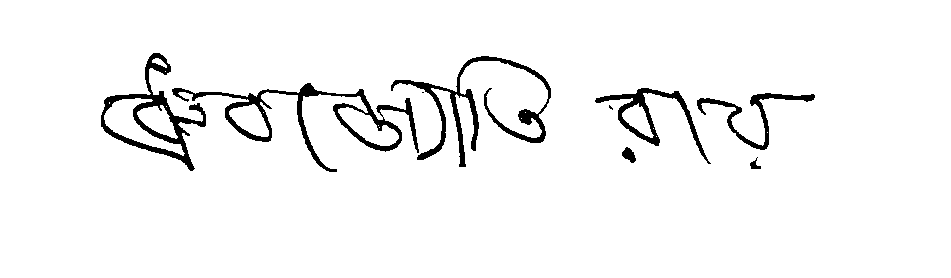
#> input picture versign-core/src/DeepLearning/jpg_to_mnist/temp/1/B-S-1-F-07.tif, 951 x 278 px
$ python -i FeatureExtractor.py   (imports and definitions only)   (Python 2 division)
#> lines starting #> are read from the running program, lines starting #| are printed output that depends on the picture; after the words box and inside, x2 and y2 are one past the last pixel; in counts of white or black regions, pixels touching at a corner belong together
#> further down, picture is the input picture: PIL image 951x278 L; 95.9% white; 9 black regions (2 under 20 px), largest, box (x1, y1, x2, y2) and area: (172, 83, 419, 172) 3067, (391, 56, 551, 167) 2659, (101, 53, 206, 171) 2409
from math import atan

from PIL import Image, ImageDraw


class FeatureExtractor:
    def __init__(self):
        self.features = {}

    def __getCentroid(self, image, bounds):
        """
        For the section of image inside the given boundaries, this method calculates and
        returns the centroid, number of black pixels, and normalized sum of inclination
        angles.

        :param image: PIL image from which features are to be extracted
        :param bounds: coordinates (left, right, top, bottom) from which to extract features
        :return: (centroid, black-pixels, inclination-sum)
        """
        XX, YY = 0, 0
        blacks = 0
        angles = 0
        transitions = 0

        prev = image.getpixel((bounds[0], bounds[2]))
        for x in range(bounds[0], bounds[1]):
            for y in range(bounds[2], bounds[3]):
                curr = image.getpixel((x, y))
                if curr == 255 and prev == 0:
                    transitions += 1
                prev = curr

                if image.getpixel((x, y)) == 0:
                    XX += x
                    YY += y

                    blacks += 1

                    # Summation of angles
                    dx = (float)(x - bounds[0])
                    dy = (float)(bounds[3] - y)
                    if dx != 0:
                        angles += atan(dy / dx)

        if blacks != 0:
            XX /= blacks
            YY /= blacks
            angles /= blacks

        else:
            XX = (bounds[0] + bounds[1]) / 2
            YY = (bounds[2] + bounds[3]) / 3

        return (XX, YY), blacks, angles, transitions

    def __boundingBox(self, image):
        left, right, top, bottom = image.size[0], 0, image.size[1], 0
#> left = 951; right = 0; top = 278; bottom = 0

        # Calculate bounds
        for x in range(0, image.size[0]):
            for y in range(0, image.size[1]):
                p = image.getpixel((x, y))

                if p < 128:
                    if x < left:
                        left = x

                    if x > right:
                        right = x

                    if y < top:
                        top = y

                    if y > bottom:
                        bottom = y
#> after the loop, bottom = 171; left = 101; right = 814; top = 53

        return left, right, top, bottom

    def __extractFeatures(self, image, bounds, segment="", depth=0):
        # Find centroid
        centroid, blacks, angles, transitions = self.__getCentroid(image, bounds)

        if depth < 3 and centroid != 0:
            image = self.__extractFeatures(image, (bounds[0], centroid[0], bounds[2], centroid[1]), segment + "1",
                                           depth + 1)
            image = self.__extractFeatures(image, (centroid[0], bounds[1], bounds[2], centroid[1]), segment + "2",
                                           depth + 1)
            image = self.__extractFeatures(image, (bounds[0], centroid[0], centroid[1], bounds[3]), segment + "3",
                                           depth + 1)
            image = self.__extractFeatures(image, (centroid[0], bounds[1], centroid[1], bounds[3]), segment + "4",
                                           depth + 1)
        else:
            # Calculate aspect ratio
            width = (float)(bounds[1] - bounds[0])
            height = (float)(bounds[3] - bounds[2])

            if height == 0:
                ratio = 0
            else:
                ratio = round(width / height, 2)

            # Calculate normalized size
            if blacks != 0:
                nsize = width * height / blacks
            else:
                nsize = 0

            # Calculate angle of inclination
            dx = (float)(centroid[0] - bounds[0])
            dy = (float)(bounds[3] - centroid[1])
            if dx != 0:
                angle = atan(dy / dx)
            else:
                angle = 0

            # Draw bounding box
            image = self.__drawBox(image, bounds, centroid)

            # Return features
            self.features[segment] = (ratio, transitions, centroid, blacks, nsize, angle, angles)
            return image

        return image

    def __drawBox(self, image, bounds, centroid):
        # type: (Image, tuple) -> Image
        left, right, top, bottom = bounds
        # Draw bounds on the image
        for x in range(left, right):
            image.putpixel((x, top), 0)
            image.putpixel((x, bottom - 1), 0)

        for y in range(top, bottom):
            image.putpixel((left, y), 0)
            image.putpixel((right - 1, y), 0)

        draw = ImageDraw.Draw(image)
        draw.line((bounds[0], bounds[3], centroid[0], centroid[1]), fill=128)

        return image

    def getFeatures(self, image):
        # type: (Image) -> (Image, dict)
        # Locate bounding box
        box = self.__boundingBox(image)
#> box = (101, 814, 53, 171)
        image = image.crop((box[0], box[2], box[1] - box[0], box[3] - box[2]))
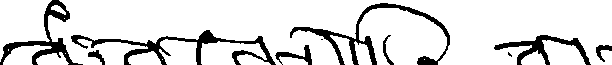
#> image: PIL image 612x65 L; 86.3% white; 10 black regions (2 under 20 px), largest, box (x1, y1, x2, y2) and area: (71, 30, 276, 65) 1525, (290, 3, 450, 65) 1448, (0, 0, 83, 65) 1071
        size = image.size
#> size = (612, 65)
        size = (2048, int(float(size[1]) / size[0] * 2048))
#> size = (2048, 217)
        image = image.resize(size)
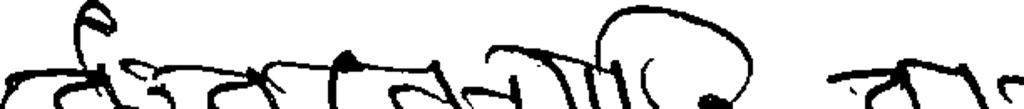
#> image: PIL image 2048x217 L (shown at 1/2 size); min 0, max 255, mean 220.2

        # Extract features
        self.features = {}
        image = self.__extractFeatures(image, (0, image.size[0], 0, image.size[1]))
#> in __getCentroid, `prev = image.getpixel((bounds[0], bounds[2]))`: prev = 255
#> after the loop in __getCentroid, `for x in range(bounds[0], bounds[1]):`: XX = 41223682; YY = 6360621; angles = 7943.3; blacks = 44370; transitions = 316
#> in __getCentroid, `XX /= blacks`: XX = 929
#> in __getCentroid, `YY /= blacks`: YY = 143
#> in __getCentroid, `angles /= blacks`: angles = 0.179
#> in __extractFeatures, `centroid, blacks, angles, transitions = self.__getCentroid(image, boun..`: centroid = (929, 143); blacks = 44370; angles = 0.179; transitions = 316
#> after the loop in __drawBox (call 6), `for x in range(left, right):`:
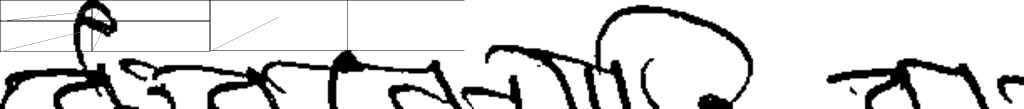
#> image: PIL image 2048x217 L (shown at 1/2 size); min 0, max 255, mean 218.3
#> after the loop in __drawBox (call 16), `for x in range(left, right):`:
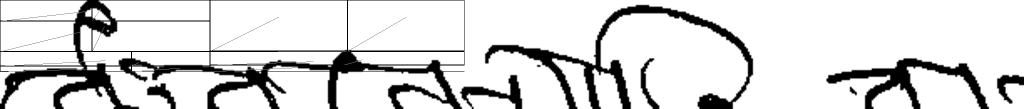
#> image: PIL image 2048x217 L (shown at 1/2 size); min 0, max 255, mean 216.4

        return image, self.features

>>> from PIL import Image
>>> picture = Image.open('../../../versign-core/src/DeepLearning/jpg_to_mnist/temp/1/B-S-1-F-07.tif')
>>> result = FeatureExtractor().getFeatures(picture)
